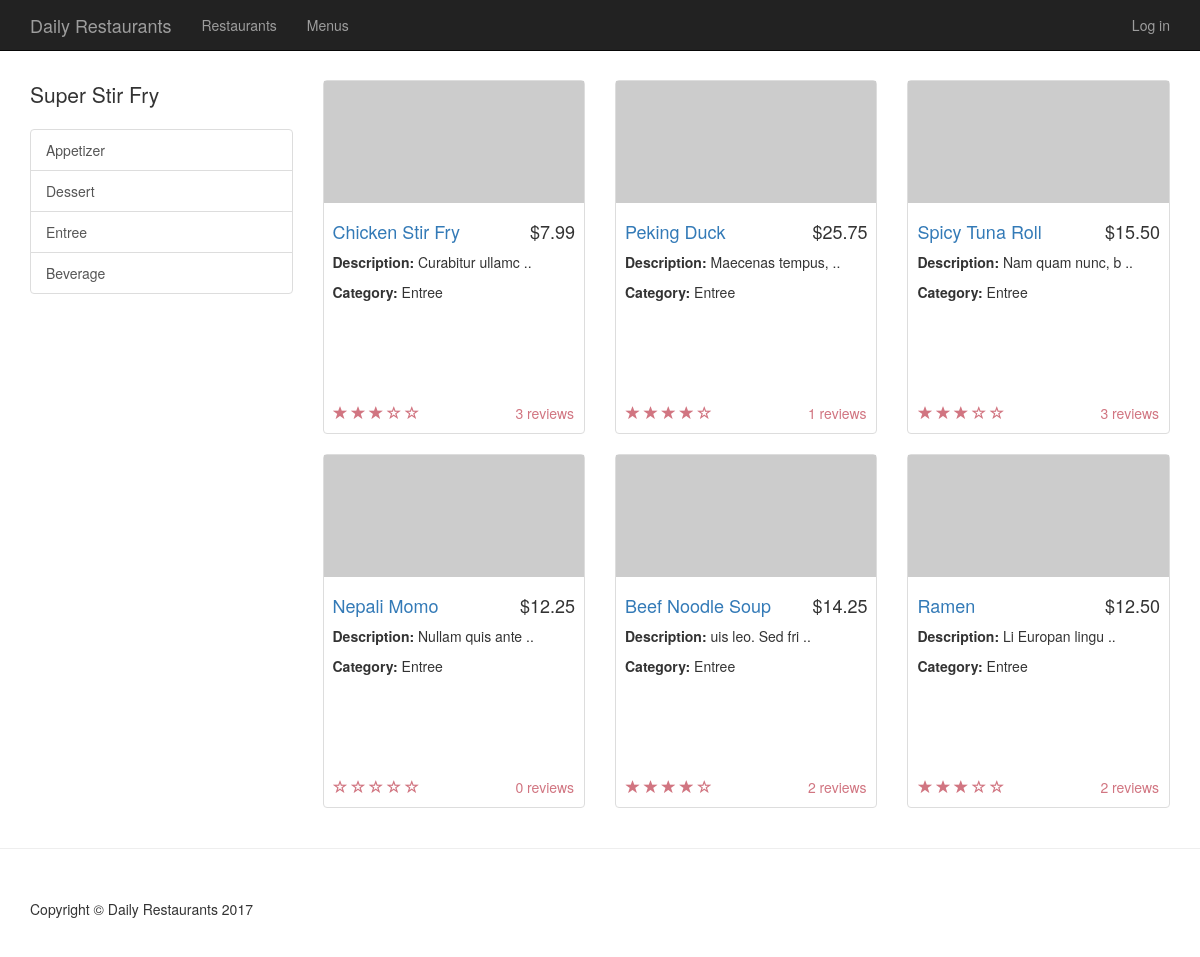
Page /restaurant/2/menu on the committed database.
### models.py (models this page shows, shortened)
class Restaurant(Base):
    __tablename__ = 'restaurant'
    name = Column(String(20), nullable=False)
    description = Column(String(), nullable=False)
    telephone = Column(String(20), nullable=False)
    image = Column(String(), nullable=True)
    id = Column(Integer, nullable=False, primary_key=True)
    user_id = Column(Integer, ForeignKey('user.id'))
    user = relationship(User)

class MenuItem(Base):
    __tablename__ = 'menuItem'
    name = Column(String(20), nullable=False)
    description = Column(String(), nullable=False)
    category = Column(String(20), nullable=False)
    price = Column(String(8), nullable=False)
    reviews = Column(Integer, nullable=True, default=0)
    rate = Column(Integer, nullable=True, default=0)
    image = Column(String(), nullable=True)
    id = Column(Integer, nullable=False, primary_key=True)
    restaurant_id = Column(Integer, ForeignKey('restaurant.id'))
    restaurant = relationship(Restaurant, backref=backref("menuItem", cascade="all, delete"))
    user_id = Column(Integer, ForeignKey('user.id'))
    user = relationship(User)

### run.py (the view)
@app.route('/restaurant/<int:restaurant_id>')
@app.route('/restaurant/<int:restaurant_id>/menu')
def showMenu(restaurant_id):
    restaurant = session.query(Restaurant).filter_by(id=restaurant_id).one()
    menuItems = session.query(MenuItem).filter_by(
        restaurant_id=restaurant.id).all()
    return render_template('menu.html', restaurant=restaurant,
                           menuItems=menuItems)

### templates/menu.html (shortened to what this page needs)
{% extends "base.html" %}
{% block content %}
    <div class="container padding-container">
        <div class="row">
            <div class="col-md-3">
                {% if not restaurant %}
                    <p class="lead">All Menus</p>
                    <div class="list-group">
                        <a href="{{ url_for('showAllMenusByCategory', category='Appetizer') }}" class="list-group-item">Appetizer</a>
                        <a href="{{ url_for('showAllMenusByCategory', category='Dessert') }}" class="list-group-item">Dessert</a>
                        <a href="{{ url_for('showAllMenusByCategory', category='Entree') }}" class="list-group-item">Entree</a>
                        <a href="{{ url_for('showAllMenusByCategory', category='Beverage') }}" class="list-group-item">Beverage</a>
                    </div>
                {% else %}
                    <p class="lead">{{ restaurant.name | safe }}</p>
                    <div class="list-group">
                        <a href="{{ url_for('showMenuByCategory', restaurant_id=restaurant.id, category='Appetizer') }}" class="list-group-item">Appetizer</a>
                        <a href="{{ url_for('showMenuByCategory', restaurant_id=restaurant.id, category='Dessert') }}" class="list-group-item">Dessert</a>
                        <a href="{{ url_for('showMenuByCategory', restaurant_id=restaurant.id, category='Entree') }}" class="list-group-item">Entree</a>
                        <a href="{{ url_for('showMenuByCategory', restaurant_id=restaurant.id, category='Beverage') }}" class="list-group-item">Beverage</a>
                    </div>
                {% endif %}
            </div>
            <div class="col-md-9">
                {% for menuItems_row in menuItems | batch(3, '&nbsp;')%}
                    <div class="row">
                        {% for menuItem in menuItems_row %}
                            {% if menuItem != '&nbsp;' %}
                                <div class="col-sm-4 col-lg-4 col-md-4">
                                    <div class="thumbnail">
                                        <a href="{{ url_for('showMenuItem', menu_id=menuItem.id) }}">
                                            {% if not menuItem.image %}
                                                <img class="img-responsive" src="http://placehold.it/320x150">
                                            {% else %}
                                                <img class="img-responsive" src="{{ url_for('uploaded_file', filename=menuItem.image) }}">
                                            {% endif %}
                                        </a>
                                        <div class="caption">
                                            <h4 class="pull-right">{{ menuItem.price }}</h4>
                                            <h4><a href="{{ url_for('showMenuItem', menu_id=menuItem.id) }}">{{ menuItem.name | safe }}</a></h4>
                                            <p> <strong>Description: </strong>
                                                {% if menuItem.description | length > 18 %}
                                                    {{ menuItem.description[:16] | safe }} ..
                                                {% else %}
                                                    {{ menuItem.description | safe }}
                                                {% endif %}
                                            </p>
                                            <p><strong>Category: </strong> {{ menuItem.category }}</p>
                                        </div>
                                        <div class="ratings">
                                            <p class="pull-right">{{ menuItem.reviews }} reviews</p>
                                            <p>
                                                {% for i in range((menuItem.rate | int)) %}
                                                    <span class="glyphicon glyphicon-star"></span>
                                                {% endfor %}
                                                {% for i in range(5 - (menuItem.rate | int)) %}
                                                    <span class="glyphicon glyphicon-star-empty"></span>
                                                {% endfor %}
                                            </p>
                                        </div>
                                    </div>
                                </div>
                            {% endif %}
                        {% endfor %}
                    </div>
                {% endfor %}
            </div>
        </div>
    </div>
    <hr>
{% endblock %}

### static/css/base-style.css (style rules this page uses)
body { margin-top: 50px; }
.padding-container { padding-top: 30px !important; }
.thumbnail img { width: 100%; }
.ratings { padding-right: 10px; padding-left: 10px; color: #d17581; }
.thumbnail { padding: 0; }
.caption { height: 200px; overflow: hidden; }
.caption h4 { white-space: nowrap; }

### rows in the picture
Restaurant: name "Super Stir Fry"
MenuItem: price "$7.99", name "Chicken Stir Fry", description "Curabitur ullamc", category "Entree", reviews "3", rate 3 (drawn)
MenuItem: price "$25.75", name "Peking Duck", description "Maecenas tempus,", category "Entree", reviews "1", rate 4 (drawn)
MenuItem: price "$15.50", name "Spicy Tuna Roll", description "Nam quam nunc, b", category "Entree", reviews "3", rate 3 (drawn)
MenuItem: price "$12.25", name "Nepali Momo", description "Nullam quis ante", category "Entree", reviews "0", rate 0 (drawn)
MenuItem: price "$14.25", name "Beef Noodle Soup", description "uis leo. Sed fri", category "Entree", reviews "2", rate 4 (drawn)
MenuItem: price "$12.50", name "Ramen", description "Li Europan lingu", category "Entree", reviews "2", rate 3 (drawn)
